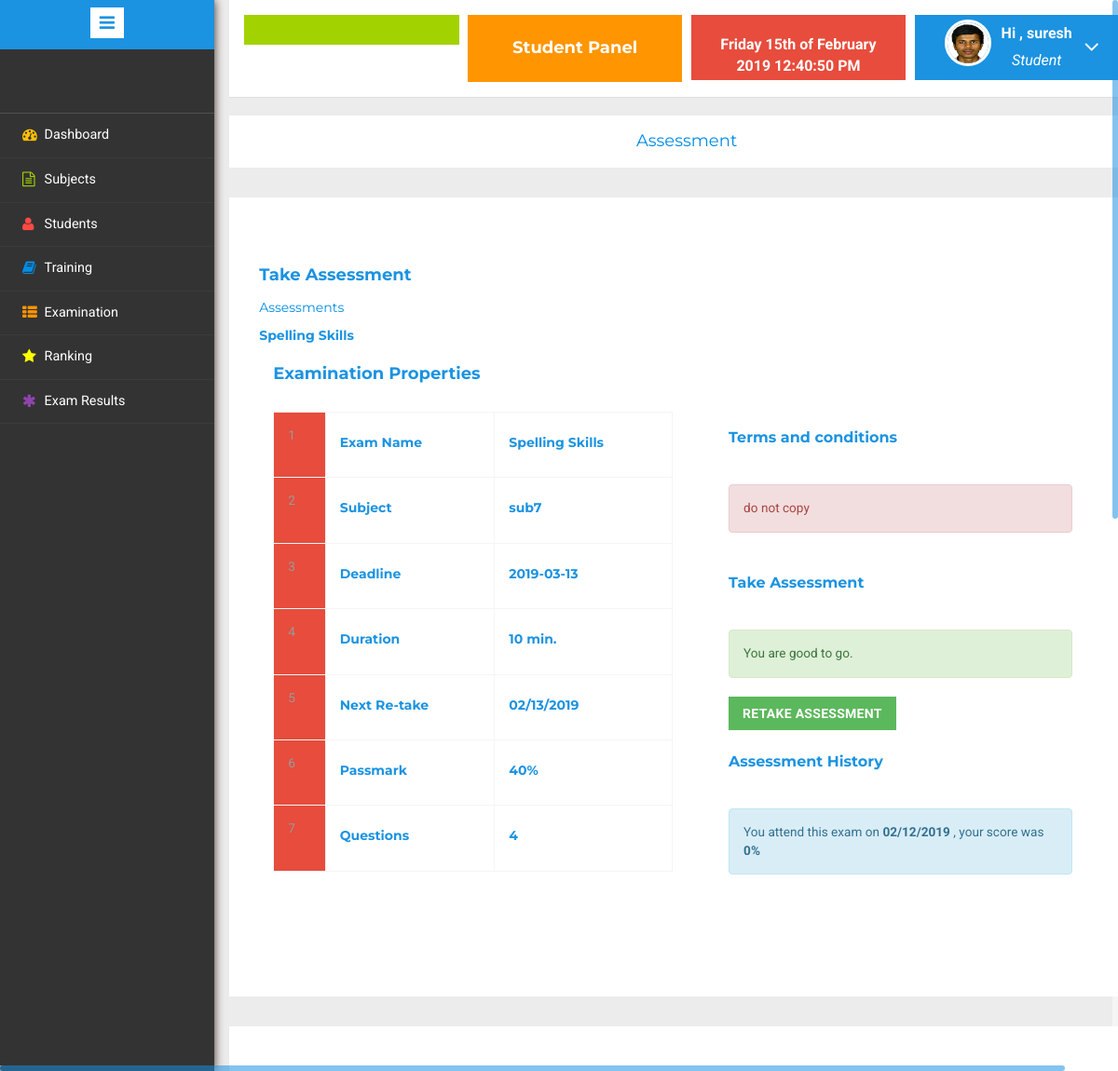
Page /student/take-assessment.php?id=18 (signed in) on the earlier database version.
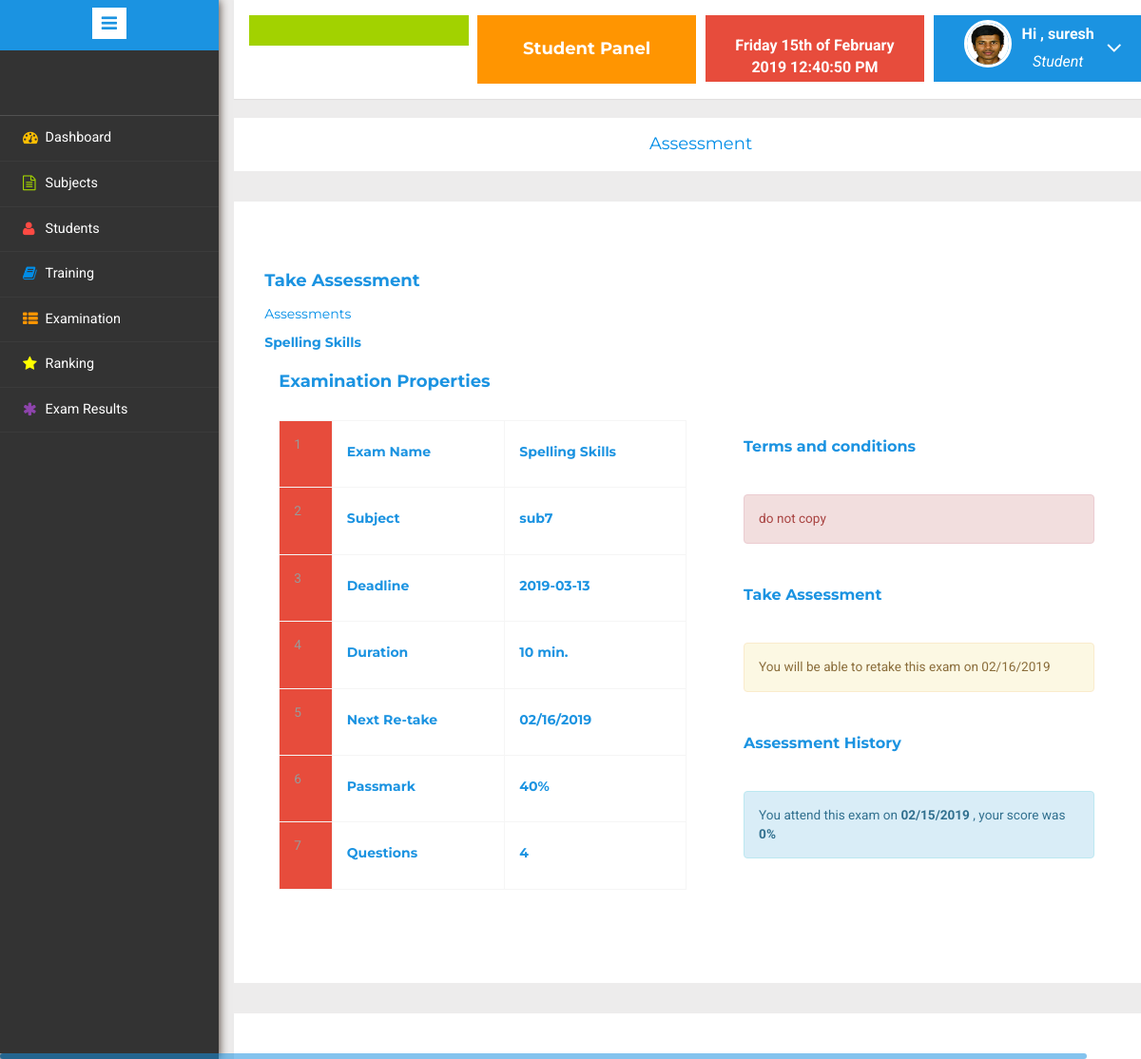
Same page on the later database version.
### tables this page shows
CREATE TABLE `assesmenttbl` (
  `recordid` int(11) NOT NULL,
  `studid` int(11) NOT NULL,
  `studname` varchar(100) NOT NULL,
  `examname` varchar(100) NOT NULL,
  `examid` int(11) NOT NULL,
  `score` varchar(100) NOT NULL,
  `status` varchar(100) NOT NULL,
  `nextretake` varchar(50) NOT NULL,
  `date` varchar(50) NOT NULL
);

### student/checkstud.php (called while the page is built, shortened)
<?php
$student_check= $_SESSION["studentid"];
$ses_sql=mysql_query("select * from studenttbl where studid = '$student_check'");
$row = mysql_fetch_assoc($ses_sql);
$my_id=$row['studid'];
$my_category=$row['catname'];
?>

### student/take-assessment.php (the view, shortened to what the changed rows need)
<!DOCTYPE HTML>
<html>
<head>
</head>
<body>
<div class="page-container">
<div class="left-content">
<?php
if($_SESSION["studentid"]==true)
{
include("header.php");
include("checkstud.php");
if (isset($_GET['id'])) {
$exam_id =  $_GET['id'];
$record_found = 0;
$sql = "SELECT * FROM examtbl WHERE examid = '$exam_id' AND catname = '$my_category'";
$result = mysql_query($sql);
if (mysql_num_rows($result) > 0) {
    while($row =mysql_fetch_assoc($result)) {
	$deadline = $row['deadline'];
	$reexam = $row['reexam'];
	$today_date = date('Y/m/d');
    $next_retake = date('m/d/Y', strtotime($today_date. ' + '.$reexam.' days'));
	$dcv = $deadline;
    }
}
$sql = "SELECT * FROM assesmenttbl WHERE studid = '$my_id' AND examid = '$exam_id'";
$result = mysql_query($sql);
if ($result){
    while($row = mysql_fetch_assoc($result)) {
    $record_found = 1;
	$score = $row['score'];
	$take_date = $row['date'];
	$retake_date = $row['nextretake'];
	$today_date = date('Y/m/d');
	$retakeconv = date_format(date_create_from_format('m/d/Y',$retake_date),'Y/m/d');
    $tc = strtotime($today_date);
	$rc = strtotime($retakeconv);
	$dc = strtotime($dcv);
    $td = ($tc - $rc)/86400;
	$dcc = ($tc - $dc)/86400;
    }
} else {
}
}
 ?>
<div class="agile-grids">
<div class="agile-tables">
<div class="w3l-table-info">
      <div class="grid_3 grid_5 ">
				<div class="col-md-6 agileits-w3layouts">
					<table class="table table-bordered">
						<thead>
                             <h4> Examination Properties</h4>
						</thead>
                              <tbody>
                                               <tr>
                                                   <th scope="row">1</th>
                                               </tr>
											     <tr>
                                                   <th scope="row">2</th>
                                               </tr>
											   <tr>
                                                   <th scope="row">3</th>
                                               </tr>
											    <tr>
                                                   <th scope="row">4</th>
                                               </tr>
											  <tr>
                                                   <th scope="row">5</th>
                                                   <td><h5><?php
												   if ($record_found == 1) {
													 echo $retake_date;
												   }else{
													 echo $next_retake;
												   }
												   ?></h5></td>
                                               </tr>
											   <tr>
                                                   <th scope="row">6</th>
                                               </tr>
											   	<tr>
                                                   <th scope="row">7</th>
                                               </tr>
                                           </tbody>
                                        </table>
				</div>
				<br><br><br>
				<div class="col-md-6 agileits-w3layouts">
						<div class="col-md-12">
                            <div class="">
                                <div class="panel-body">
								<?php
								if ($record_found == 1) {
								if ($td >= 0){
								if ($dcc > 1){
								print '
								<div class="alert alert-warning" role="alert">
                                The exam is already expired.
                                </div>';
								}else{
								print '
                                 <div class="alert alert-success" role="alert">
                                  You are good to go.
                                    </div>
									'; ?>
									<a onclick="return confirm('Are you sure you want to begin ?')" class="btn btn-success" href="assessment.php">Retake Assessment</a>
									<?php
								}
								}else{
                                print '
								<div class="alert alert-warning" role="alert">
                                You will be able to retake this exam on '.$retake_date.'
                                </div>';
								}
								}
								?>
                                </div>
                            </div>
                        </div>
						<div class="col-md-12">
                            <div class="">
                                <div class="panel-body">
                                <?php
								if ($record_found == "1") {
								print '
                                 <div class="alert alert-info" role="alert">
                                  You attend this exam on <strong>'.$take_date.'</strong> , your score was <strong>'.$score.'%</strong>
                                    </div>';
								}else{
								print '
                                 <div class="alert alert-info" role="alert">
                                  No records found.
                                    </div>';
								}
								?>
                                </div>
                            </div>
                        </div>
			</div>
            </div>
</div>
</div>
</div>
<?php include("footer.php"); ?>
	<?php include("sidebar.php");
	?>
	<?php }
else
	header('location:login.php');
?>
</body>
</html>

Differences in the rows shown:
removed assesmenttbl: nextretake "02/13/2019", date "02/12/2019", score "0"
added assesmenttbl: nextretake "02/16/2019", date "02/15/2019", score "0"
Other differences:
text no longer shown: "You are good to go. RETAKE ASSESSMENT"
text now shown: "You will be able to retake this exam on"
